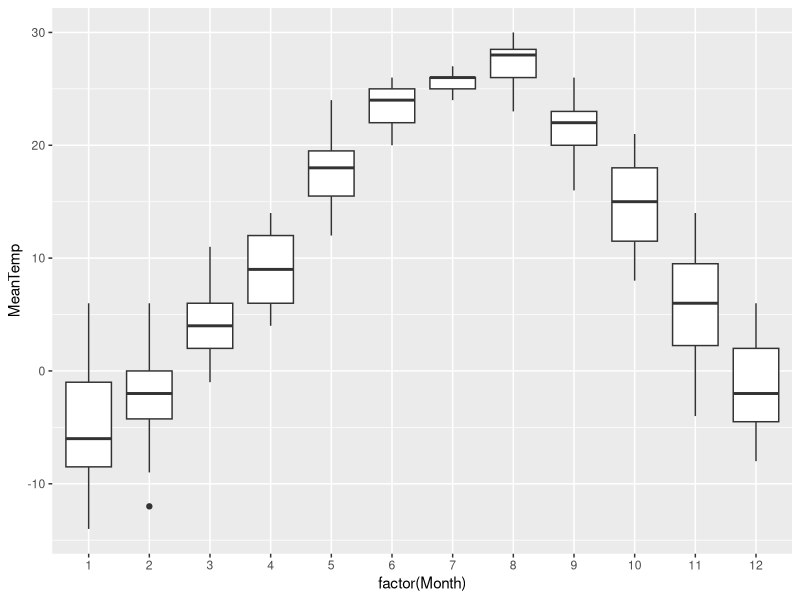
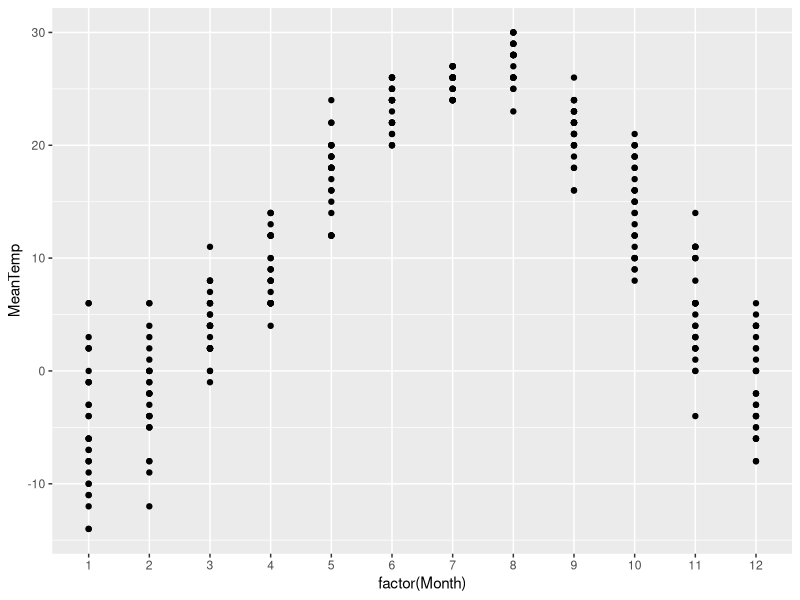
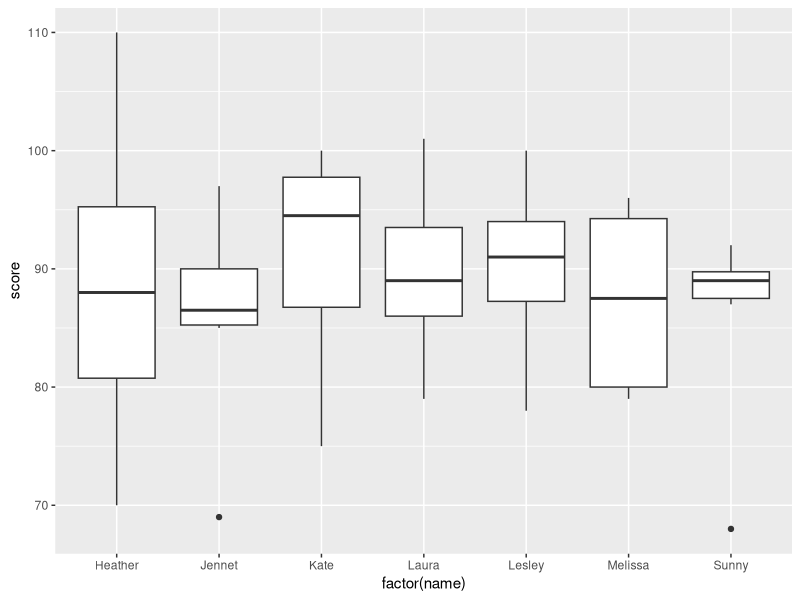
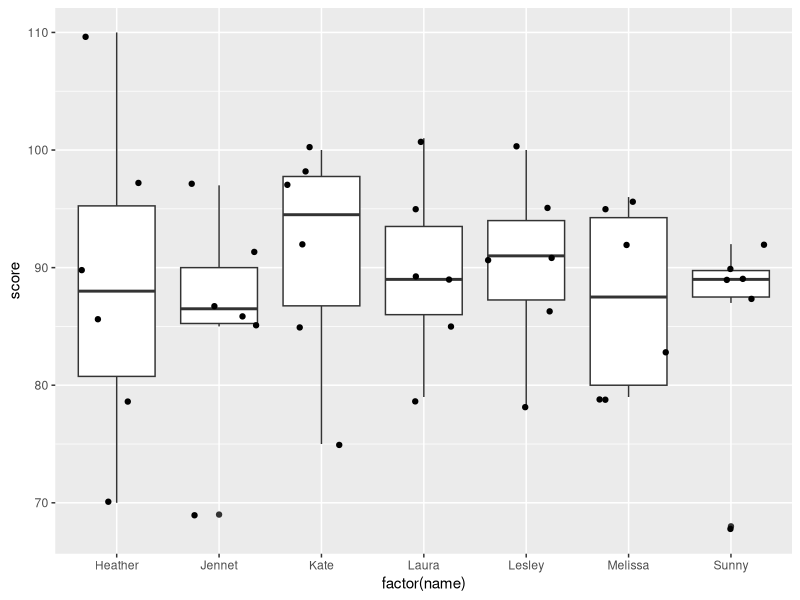
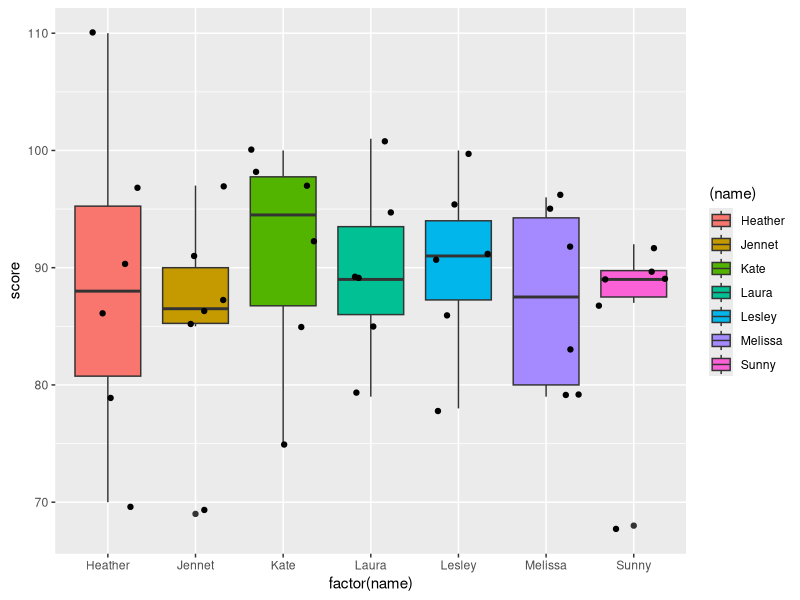

Generate these figures, in order, with R: (Note: this script raises an error after producing the figures.)
#----------------------------------------------------------------------------
# 구간 (범위) 데이터 분석 - boxplot
#----------------------------------------------------------------------------

require(ggplot2)

#----------------------------------------------------------------------------
# boxplot

tempratureData <- read.csv("data/Trend_Temperature_Seoul.csv", header=T)
str(tempratureData)
head(tempratureData)

# ggplot > boxplot
# aes(x축, y축)

ggplot(tempratureData, aes(factor(Month), MeanTemp)) + geom_boxplot()
savePlot("20_temperature_boxplot.png", type="png")

ggplot(tempratureData, aes(factor(Month), MeanTemp)) + geom_point()
savePlot("20_temperature_ggplot_point.png", type="png")



#----------------------------------------------------------------------------
# boxplot

# geom_jitter : 데이터의 분포를 점으로 표시

sales <- read.csv("data/emp_monthly_score.csv", header=T)
head(sales)

# 1. box만
ggplot(sales,aes(factor(name),score)) + geom_boxplot()
savePlot("21_boxplot.png", type="png")

# 2. 분포위치
ggplot(sales,aes(factor(name),score)) + geom_boxplot() + geom_jitter()
savePlot("21_boxplot_point.png", type="png")

# 3. 색상넣기
ggplot(sales,aes(factor(name),score)) + geom_boxplot(aes(fill=(name))) + geom_jitter()
savePlot("21_boxplot_color.png", type="png")



#----------------------------------------------------------------------------
# boxplot

total <- read.csv("data/all_student_score.csv", header=T)
head(total)

ggplot(total,aes(factor(team),score)) + geom_boxplot(aes(fill=(team)))

ggplot(total,aes(factor(team),score)) + geom_boxplot(aes(fill=(team))) + geom_jitter()



#----------------------------------------------------------------------------
# dash board : polygon
#----------------------------------------------------------------------------
# example(polygon)

sales <- read.csv("data/emp_monthly_score_1.csv", header=T, stringsAsFactors=FALSE, sep=",")
sales

# function
# x : 표현할 값, angle1 : 좌측 게이지 각도, angle3 : 우측 게이지 각도, title : Dashboard 제목

# matrix(c(-1,0,0,1,1,0), 3, 2, byrow=T)
#       [,1] [,2]
# [1,]   -1    0
# [2,]    0    1
# [3,]    1    0

dash_t <- function(x, angle1, angle3, title) {
    i <- matrix(c(-1,0,0,1,1,0), 3, 2, byrow=T)
    plot(i, xlab="", ylab="", axes=F, type="n")
    x.cir <- cos(seq(0,180,1)*pi/180)
    y.cir <- sin(seq(0,180,1)*pi/180)
    
    #첫번째 polygon
    cir <- rbind(cbind(x.cir[(181-angle1):181], y.cir[(181-angle1):181]) ,
                 cbind(0.8*x.cir[181:(181-angle1)], 0.8*y.cir[181:(181-angle1)]),
                 col="green")
    polygon(cir, col="green", border="white")
    
    #두번째 polygon
    cir <- rbind(cbind(x.cir[(angle3+1):(181-angle1)], y.cir[(angle3+1):(181-angle1)]) ,
                 cbind(0.8*x.cir[(181-angle1):(angle3+1)], 0.8*y.cir[(181-angle1):(angle3+1)]),
                 col="blue")
    polygon(cir,col="blue", border="white")
    
    #세번째 polygon
    cir <- rbind(cbind(x.cir[1:(angle3+1)], y.cir[1:(angle3+1)]) ,
                 cbind(0.8*x.cir[(angle3+1):1], 0.8*y.cir[(angle3+1):1]),
                 col="red")
    polygon(cir,col="red", border="white")   
    
    for (i in 0:36) segments(0,0,cos(i*pi/36),sin(i*pi/36),col="white")
    
    arrows(0,0.1,0.75*cos(pi-x*pi),0.75*sin(pi-x*pi),lwd=3,length=0.2)  # 화살표
    text(0,0.1,"o",cex=3)  # 가운데 동그라미
    title(title)
}

empNames <- sales$name

windows(height=4, width=6)
# par(mfrow=) : 한 윈도우에 여러 개의 plot 그리기
# oma : 각 plot간의 좌,우,상,하 간격.
par(mfrow=c(3,3), oma=c(3,3,3,3), mar=c(1,1,1,2))

for (i in 1:nrow(sales)) {
    dash_t(sales[i,5], 60, 30, empNames[i])
    text(0,0.5, paste(sales[i,5]*100,"%"), cex=1.5)
}
savePlot("22_dashboard.png", type="png")



#----------------------------------------------------------------------------
# barplot / achievement
#----------------------------------------------------------------------------
# 전체 높이 1 기준 달성률 표시 차트

a <- read.csv("data/emp_monthly_score_1.csv", header=T, stringsAsFactors=FALSE, sep=",")

# 달성률:미달성률 (0.9:0.1)
x <- matrix(c(a[1,5], 1-a[1,5],
              a[2,5], 1-a[2,5], 
              a[3,5], 1-a[3,5],
              a[4,5], 1-a[4,5],
              a[5,5], 1-a[5,5],
              a[6,5], 1-a[6,5],
              a[7,5], 1-a[7,5]), 2, 7)

empNames <- a$name
bp <- barplot(x, names=empNames, col=c("blue","red"), main="achievement rate (Jan)")
abline(h=seq(0.05,0.95,0.05), col="white", lwd=2) # 0.5 단위 구분선
text(x=bp, y=a$ratio*0.95, labels =paste(a$ratio*100,"%"), col = "yellow", cex = 1.2)

savePlot("23_bar_achievement.png", type="png")

